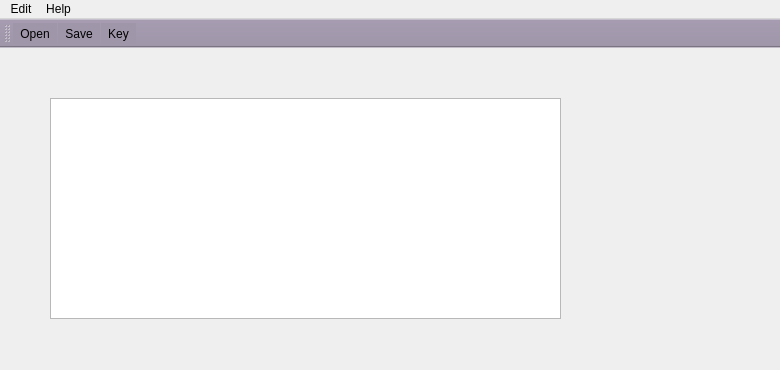
<?xml version="1.0" encoding="UTF-8"?>
<ui version="4.0">
 <class>EditWindow</class>
 <widget class="QMainWindow" name="EditWindow">
  <property name="geometry">
   <rect>
    <x>0</x>
    <y>0</y>
    <width>780</width>
    <height>370</height>
   </rect>
  </property>
  <property name="windowTitle">
   <string>MainWindow</string>
  </property>
  <property name="styleSheet">
   <string notr="true"/>
  </property>
  <widget class="QWidget" name="centralwidget">
   <widget class="QPlainTextEdit" name="plainTextEdit">
    <property name="geometry">
     <rect>
      <x>50</x>
      <y>50</y>
      <width>511</width>
      <height>221</height>
     </rect>
    </property>
   </widget>
  </widget>
  <widget class="QMenuBar" name="menubar">
   <property name="geometry">
    <rect>
     <x>0</x>
     <y>0</y>
     <width>780</width>
     <height>25</height>
    </rect>
   </property>
   <widget class="QMenu" name="menuFile">
    <property name="title">
     <string>Edit</string>
    </property>
    <addaction name="actionCut"/>
    <addaction name="actionCopy"/>
    <addaction name="actionPaste"/>
    <addaction name="actionDelete"/>
    <addaction name="separator"/>
   </widget>
   <widget class="QMenu" name="menuHelp">
    <property name="title">
     <string>Help</string>
    </property>
    <addaction name="actionAbout"/>
    <addaction name="actionProperties"/>
   </widget>
   <addaction name="menuFile"/>
   <addaction name="menuHelp"/>
  </widget>
  <widget class="QToolBar" name="toolBar">
   <property name="windowTitle">
    <string>toolBar</string>
   </property>
   <property name="styleSheet">
    <string notr="true">background-color: rgb(160, 150, 170);</string>
   </property>
   <attribute name="toolBarArea">
    <enum>TopToolBarArea</enum>
   </attribute>
   <attribute name="toolBarBreak">
    <bool>false</bool>
   </attribute>
   <addaction name="actionOpen"/>
   <addaction name="actionSave"/>
   <addaction name="actionKey"/>
  </widget>
  <action name="actionOpen">
   <property name="icon">
    <iconset resource="menu.qrc">
     <normaloff>:/File/images/openFile.png</normaloff>:/File/images/openFile.png</iconset>
   </property>
   <property name="text">
    <string>Open</string>
   </property>
   <property name="shortcut">
    <string>Ctrl+O</string>
   </property>
  </action>
  <action name="actionSave">
   <property name="icon">
    <iconset resource="menu.qrc">
     <normaloff>:/File/images/save.png</normaloff>:/File/images/save.png</iconset>
   </property>
   <property name="text">
    <string>Save</string>
   </property>
   <property name="shortcut">
    <string>Ctrl+S</string>
   </property>
  </action>
  <action name="actionKey">
   <property name="icon">
    <iconset resource="menu.qrc">
     <normaloff>:/File/images/selectAll.png</normaloff>:/File/images/selectAll.png</iconset>
   </property>
   <property name="text">
    <string>Key</string>
   </property>
  </action>
  <action name="actionPaste">
   <property name="icon">
    <iconset resource="menu.qrc">
     <normaloff>:/File/images/paste.png</normaloff>:/File/images/paste.png</iconset>
   </property>
   <property name="text">
    <string>Paste</string>
   </property>
   <property name="shortcut">
    <string>Ctrl+V</string>
   </property>
  </action>
  <action name="actionCopy">
   <property name="icon">
    <iconset resource="menu.qrc">
     <normaloff>:/File/images/copy.png</normaloff>:/File/images/copy.png</iconset>
   </property>
   <property name="text">
    <string>Copy</string>
   </property>
   <property name="shortcut">
    <string>Ctrl+C</string>
   </property>
  </action>
  <action name="actionCut">
   <property name="icon">
    <iconset resource="menu.qrc">
     <normaloff>:/File/images/cut.png</normaloff>:/File/images/cut.png</iconset>
   </property>
   <property name="text">
    <string>Cut</string>
   </property>
   <property name="shortcut">
    <string>Ctrl+X</string>
   </property>
  </action>
  <action name="actionDelete">
   <property name="icon">
    <iconset resource="menu.qrc">
     <normaloff>:/File/images/delete.png</normaloff>:/File/images/delete.png</iconset>
   </property>
   <property name="text">
    <string>Delete</string>
   </property>
   <property name="shortcut">
    <string>Del</string>
   </property>
  </action>
  <action name="actionAbout">
   <property name="icon">
    <iconset resource="menu.qrc">
     <normaloff>:/File/images/about.png</normaloff>:/File/images/about.png</iconset>
   </property>
   <property name="text">
    <string>About</string>
   </property>
   <property name="shortcut">
    <string>Ctrl+Shift+A</string>
   </property>
  </action>
  <action name="actionProperties">
   <property name="icon">
    <iconset>
     <normaloff>:/File/images/attribute.png</normaloff>:/File/images/attribute.png</iconset>
   </property>
   <property name="text">
    <string>Properties</string>
   </property>
   <property name="shortcut">
    <string>Alt+Return</string>
   </property>
  </action>
 </widget>
 <resources>
  <include location="menu.qrc"/>
 </resources>
 <connections/>
</ui>
